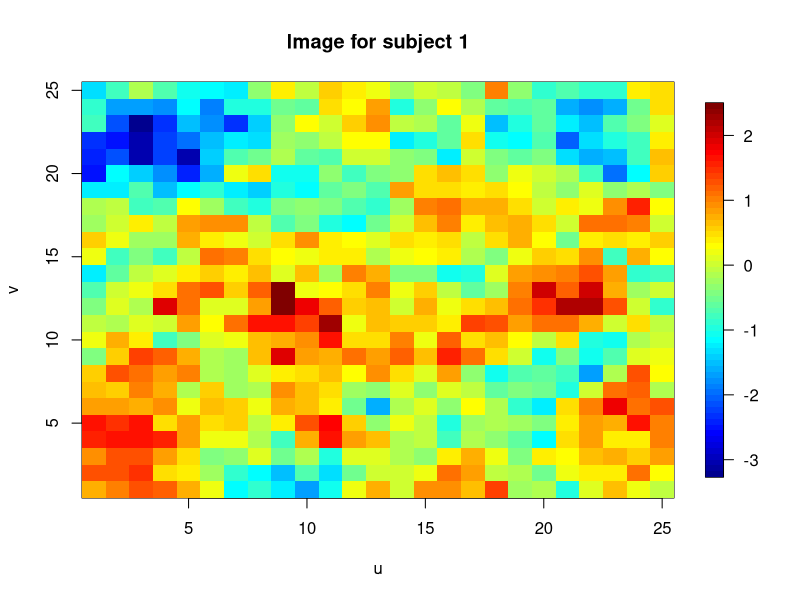
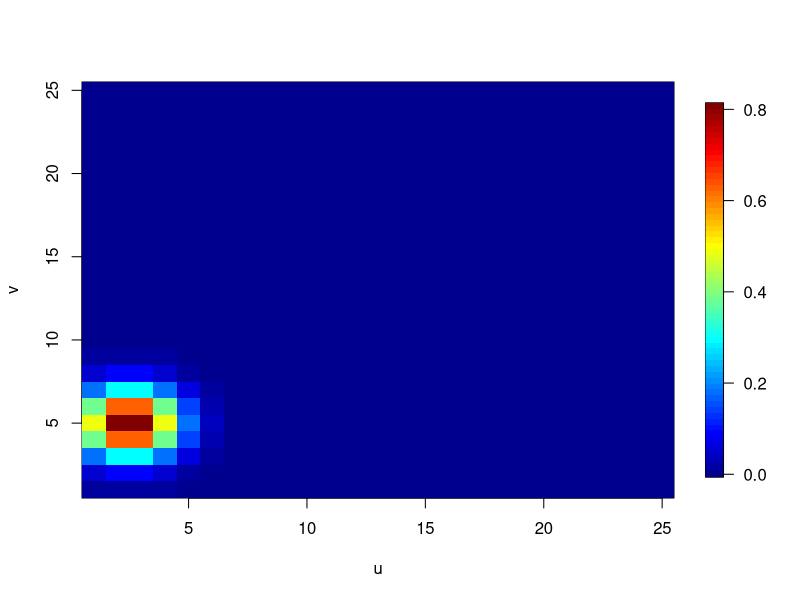
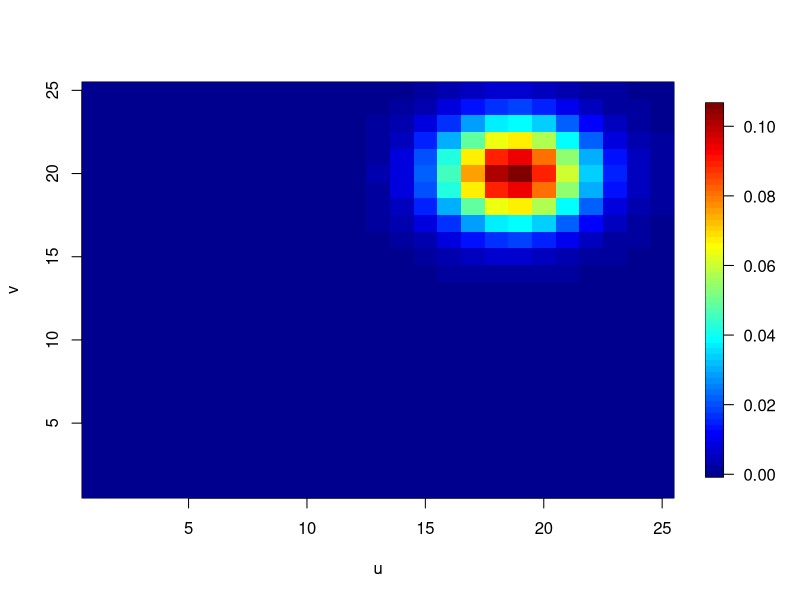
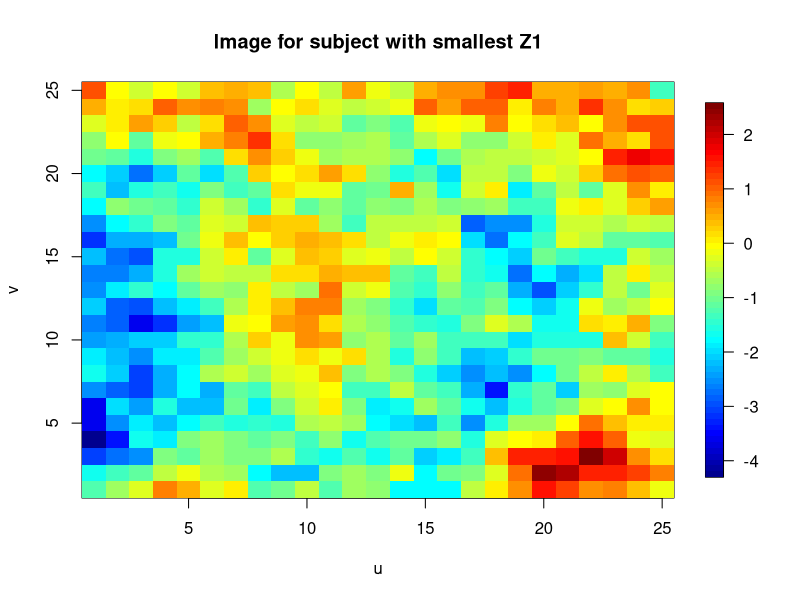
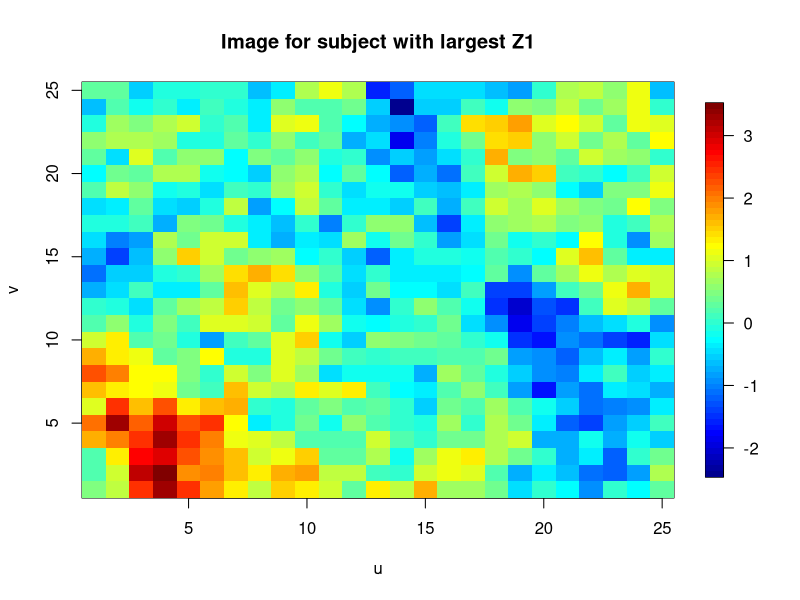
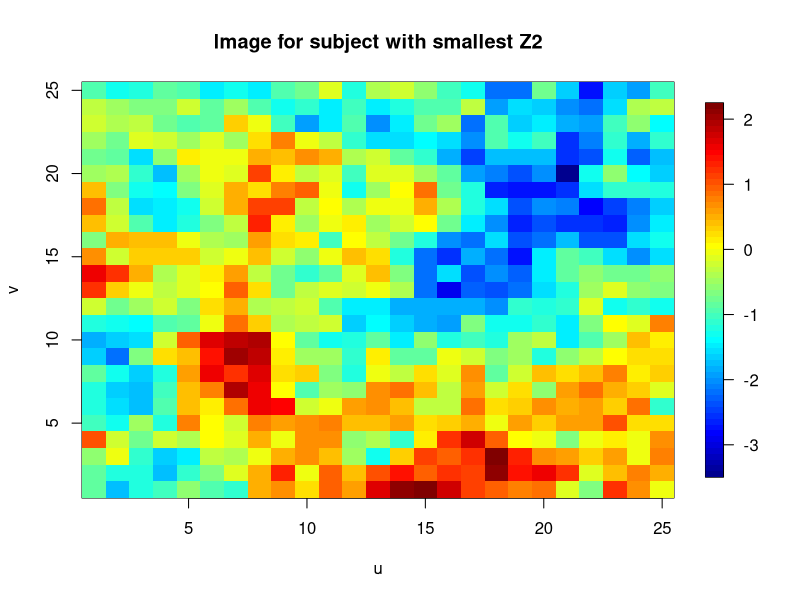
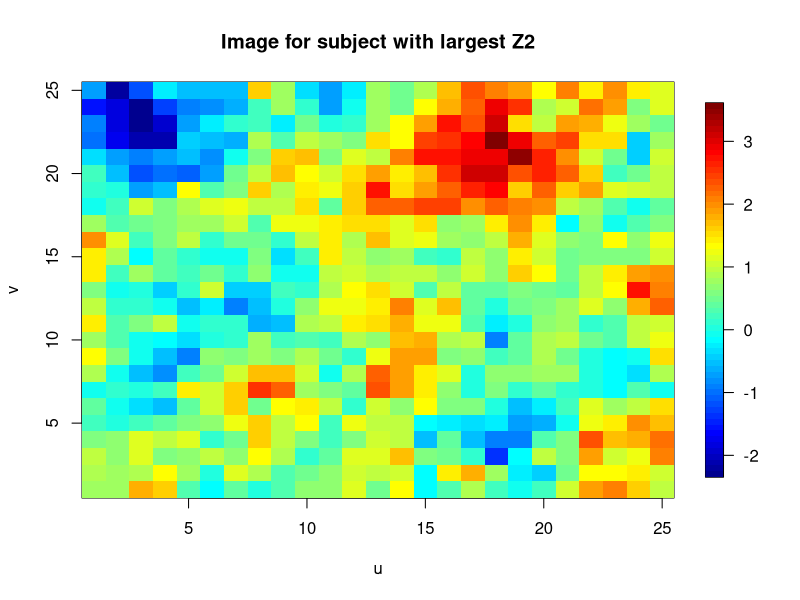
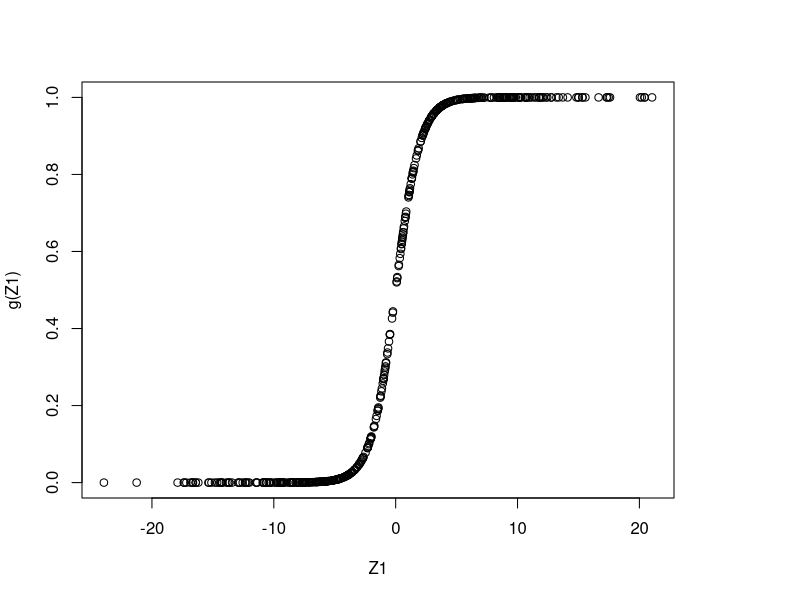

Source code (R) for these figures, in order:

library(mvtnorm)
library(fields)

# Define the activation function and its derivative

 g  <- function(z){1/(1+exp(-z))}
 gp <- function(z){exp(z)/(1+exp(z))^2}

# Generate a fake dataset

 m <- 25    # The images are m x m.
 n <- 500   # Number of subjects

 p <- m^2
 u <- 1:m
 v <- 1:m
 s <- expand.grid(u,v)
 d <- as.matrix(dist(s))
 C <- exp(-d/4)
 X <- rmvnorm(n,rep(0,p),C)

 image.plot(u,v,matrix(X[1,],m,m),main="Image for subject 1")


# Weights for the first node

 alpha1 <- exp(- ((s[,1]-0.1*m)^2 + (s[,2]-0.2*m)^2)/(2^2))
 alpha1 <- 10*alpha1/sum(alpha1)
 image.plot(u,v,matrix(alpha1,m,m))

# Weights for the second node

 alpha2 <- exp(- ((s[,1]-0.75*m)^2 + (s[,2]-0.8*m)^2)/(3^2))
 alpha2 <- 3*alpha2/sum(alpha2)
 image.plot(u,v,matrix(alpha2,m,m))

# Plot the subjects with the largest and smallest value for each node

 Z1 <- X%*%alpha1
 Z2 <- X%*%alpha2

 smallz1 <- which.min(Z1)
 smallz2 <- which.min(Z2)
 bigz1   <- which.max(Z1)
 bigz2   <- which.max(Z2)

 image.plot(u,v,matrix(X[smallz1,],m,m),main="Image for subject with smallest Z1")
 image.plot(u,v,matrix(X[bigz1,],m,m),main="Image for subject with largest Z1")
 image.plot(u,v,matrix(X[smallz2,],m,m),main="Image for subject with smallest Z2")
 image.plot(u,v,matrix(X[bigz2,],m,m),main="Image for subject with largest Z2")

# Generate the response

 beta <- c(0,2,4)
 plot(Z1,g(Z1))
 Y    <- beta[1] + beta[2]*g(Z1)+ beta[3]*g(Z2) + rnorm(n)/2

# Plot the sample correlation between Y and each X

 r    <- cor(Y,X)
 image.plot(u,v,matrix(r,m))

 
# Define the adjacencies for the graphical ridge penalty
 
  ADJ <- ifelse(d==1,1,0)
  adj1 <- row(ADJ)[ADJ==1]
  adj2 <- col(ADJ)[ADJ==1]
  keep <- adj1<adj2
  adj1 <- adj1[keep]
  adj2 <- adj2[keep]
  M    <- rowSums(ADJ)

# Apply coordinate descent to estimate beta, alpha1, and alpha2

 steps  <- 1000
 gamma  <- 2*seq(0,.0002,.00002) # Step sizes to consider in the line search
 lambda <- 500                   # Ridge penalty

 traceb1 <- rep(0,steps)
 tracea1 <- rep(0,steps)
 tracea2 <- rep(0,steps)

# Initial values

 b  <- c(mean(Y),.1,.1)
 a1 <- rexp(p,100)
 a2 <- rexp(p,100)

 for(t in 1:steps){
  
   
  # Grad for beta
   Z1     <- X%*%a1
   Z2     <- X%*%a2
   gZ     <- cbind(1,g(Z1),g(Z2))
   gr0    <- -2*t(gZ)%*%(Y-gZ%*%b)  

  # Grad for alpha1

   r      <- Y-b[1]-b[3]*g(Z2)
   w      <- -2*(r-b[2]*g(Z1))*b[2]*gp(Z1)    
   gr1    <- as.vector(t(w)%*%X) + 
             2*lambda*(M*a1 - ADJ%*%a1)

  # Grad for alpha2

   r      <- Y-b[1]-b[2]*g(Z1)
   w      <- -2*(r-b[3]*g(Z2))*b[3]*gp(Z2)    
   gr2    <- as.vector(t(w)%*%X) + 
             2*lambda*(M*a2 - ADJ%*%a2)


  # Line search

   obj    <- gamma
   for(j in 1:length(obj)){ # Line search    
      canb   <- b - gamma[j]*gr0
      cana1  <- a1 - gamma[j]*gr1
      cana2  <- a2 - gamma[j]*gr2
      obj[j] <- sum((Y-canb[1] - canb[2]*g(X%*%cana1)-canb[3]*g(X%*%cana2))^2) + 
                lambda*sum((cana1[adj1]-cana1[adj2])^2)+
                lambda*sum((cana2[adj1]-cana2[adj2])^2)
   }
   gam <- gamma[which.min(obj)]
   b   <- b  - gam*gr0
   a1  <- a1 - gam*gr1
   a2  <- a2 - gam*gr2

  # Plot the current value

   if(t %% 10 == 0){
    par(mfrow=c(2,2))
    image.plot(matrix(a1,m),main=t)
    image.plot(matrix(a2,m),main=t)
    plot(gamma,obj)
    plot(b)
   }
 
   traceb1[t] <- b[2]
   tracea1[t] <- a1[10]
   tracea2[t] <- a2[25]
}



# Plot the results

 par(mfrow=c(3,2))
 image.plot(matrix(alpha1,m,m),main="True alpha1")
 image.plot(matrix(a1,m,m),main="Estimated alpha1")
 image.plot(matrix(alpha2,m,m),main="True alpha2")
 image.plot(matrix(a2,m,m),main="Estimated alpha2")
 plot(tracea1)
 plot(tracea2)
